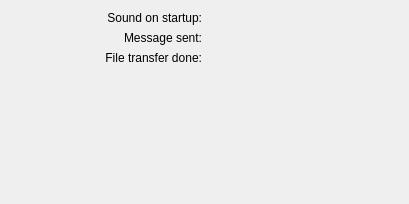
<?xml version="1.0" encoding="UTF-8"?>
<ui version="4.0">
 <class>SoundConfigBase</class>
 <widget class="QWidget" name="SoundConfigBase">
  <property name="geometry">
   <rect>
    <x>0</x>
    <y>0</y>
    <width>409</width>
    <height>204</height>
   </rect>
  </property>
  <property name="windowTitle">
   <string>Form1</string>
  </property>
  <layout class="QGridLayout">
   <property name="margin">
    <number>11</number>
   </property>
   <property name="spacing">
    <number>6</number>
   </property>
   <item row="4" column="1">
    <spacer name="Spacer2">
     <property name="orientation">
      <enum>Qt::Vertical</enum>
     </property>
     <property name="sizeType">
      <enum>QSizePolicy::Expanding</enum>
     </property>
     <property name="sizeHint" stdset="0">
      <size>
       <width>20</width>
       <height>20</height>
      </size>
     </property>
    </spacer>
   </item>
   <item row="3" column="0">
    <widget class="QLabel" name="TextLabel1">
     <property name="text">
      <string>File transfer done:</string>
     </property>
     <property name="alignment">
      <set>Qt::AlignRight|Qt::AlignTrailing|Qt::AlignVCenter</set>
     </property>
     <property name="wordWrap">
      <bool>false</bool>
     </property>
    </widget>
   </item>
   <item row="2" column="0">
    <widget class="QLabel" name="TextLabel1_2">
     <property name="text">
      <string>Message sent:</string>
     </property>
     <property name="alignment">
      <set>Qt::AlignRight|Qt::AlignTrailing|Qt::AlignVCenter</set>
     </property>
     <property name="wordWrap">
      <bool>false</bool>
     </property>
    </widget>
   </item>
   <item row="1" column="0">
    <widget class="QLabel" name="TextLabel2">
     <property name="text">
      <string>Sound on startup:</string>
     </property>
     <property name="alignment">
      <set>Qt::AlignRight|Qt::AlignTrailing|Qt::AlignVCenter</set>
     </property>
     <property name="wordWrap">
      <bool>false</bool>
     </property>
    </widget>
   </item>
   <item row="3" column="1">
    <widget class="EditSound" name="edtFileDone" native="true"/>
   </item>
   <item row="2" column="1">
    <widget class="EditSound" name="edtSent" native="true"/>
   </item>
   <item row="1" column="1">
    <widget class="EditSound" name="edtStartup" native="true"/>
   </item>
  </layout>
 </widget>
 <customwidgets>
  <customwidget>
   <class>EditSound</class>
   <extends>QWidget</extends>
   <header>editfile.h</header>
  </customwidget>
 </customwidgets>
 <resources/>
 <connections/>
</ui>
